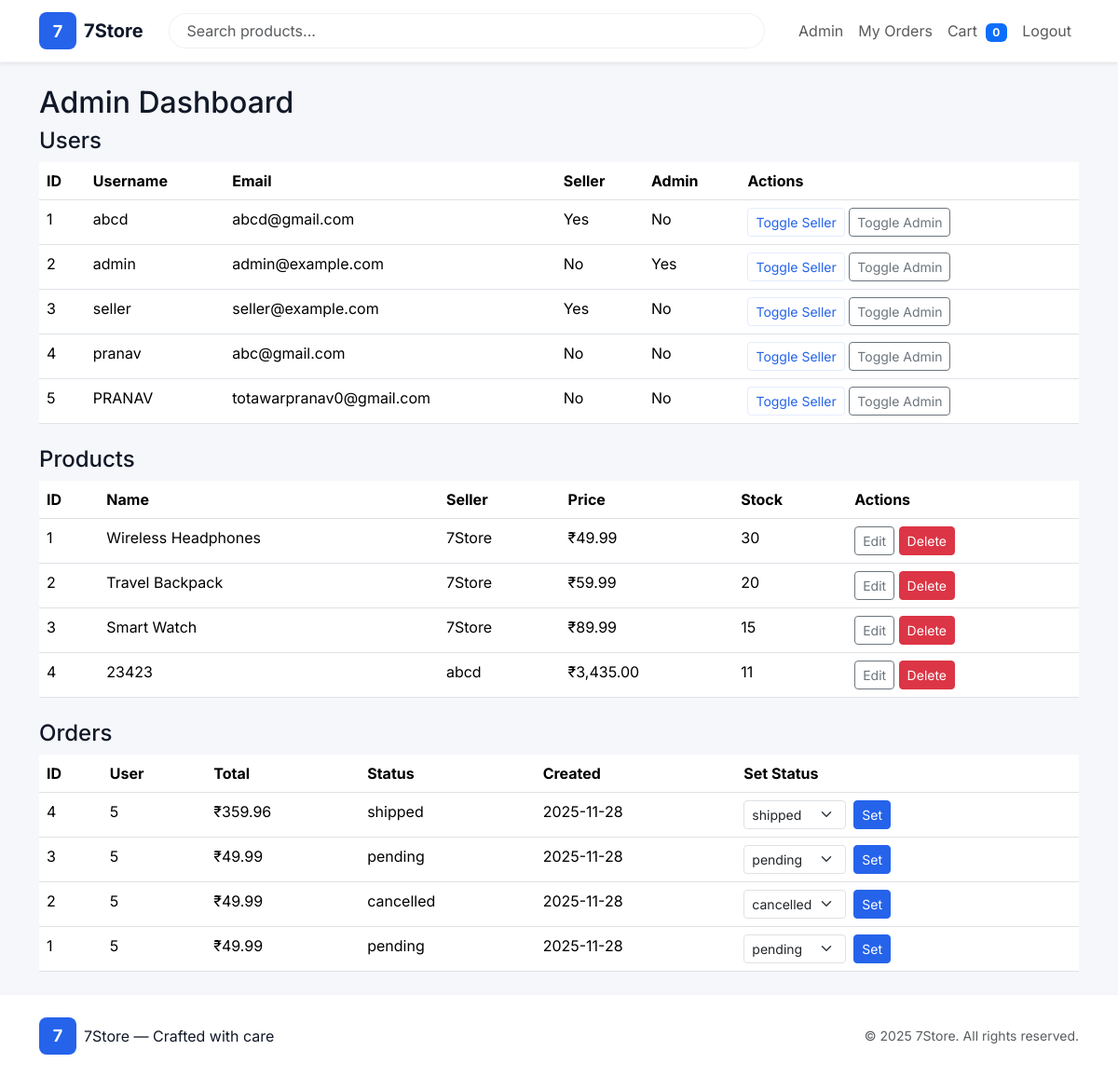
Page /admin/dashboard (signed in) on the committed database.
### models.py (models this page shows, shortened)
class User(UserMixin, db.Model):
    __tablename__ = "user"
    id = db.Column(db.Integer, primary_key=True)
    username = db.Column(db.String(80), unique=True, nullable=False, index=True)
    email = db.Column(db.String(120), unique=True, nullable=False, index=True)
    password_hash = db.Column(db.String(256), nullable=False)
    is_admin = db.Column(db.Boolean, default=False)
    is_seller = db.Column(db.Boolean, default=False)
    created_at = db.Column(db.DateTime, default=datetime.utcnow)
    seller_profile = db.relationship("SellerProfile", back_populates="user", uselist=False)
    products = db.relationship("Product", back_populates="seller", lazy="dynamic")

class Product(db.Model):
    __tablename__ = "product"
    id = db.Column(db.Integer, primary_key=True)
    seller_id = db.Column(db.Integer, db.ForeignKey("user.id"), nullable=True, index=True)
    name = db.Column(db.String(255), nullable=False, index=True)
    slug = db.Column(db.String(255), unique=True, nullable=False)
    description = db.Column(db.Text, nullable=True)
    price = db.Column(db.Float, nullable=False)
    stock = db.Column(db.Integer, default=0)
    image_filename = db.Column(db.String(512), nullable=True)
    created_at = db.Column(db.DateTime, default=datetime.utcnow)
    seller = db.relationship("User", back_populates="products")

class Order(db.Model):
    __tablename__ = "order"
    id = db.Column(db.Integer, primary_key=True)
    user_id = db.Column(db.Integer, nullable=True, index=True)
    total_amount = db.Column(db.Float, nullable=False)
    status = db.Column(db.String(50), default="pending", index=True)
    stripe_session_id = db.Column(db.String(255), nullable=True, index=True)
    created_at = db.Column(db.DateTime, default=datetime.utcnow)
    items = db.relationship("OrderItem", back_populates="order", cascade="all, delete-orphan")

### admin.py (the view)
@admin_bp.route("/dashboard")
@login_required
@admin_required
def dashboard():
    users = User.query.all()
    products = Product.query.all()
    orders = Order.query.order_by(Order.created_at.desc()).all()
    return render_template("admin_dashboard.html", users=users, products=products, orders=orders)

### admin.py (called while the page is built)
def admin_required(f):
    @wraps(f)
    def decorated(*args, **kwargs):
        if not (current_user and current_user.is_authenticated and current_user.is_admin):
            flash("Admin access required.", "warning")
            return redirect(url_for("auth.login"))
        return f(*args, **kwargs)
    return decorated

### templates/admin_dashboard.html (shortened to what this page needs)
{% extends "base.html" %}
{% block content %}
<h2>Admin Dashboard</h2>
<h4>Users</h4>
<table class="table mb-4">
  <thead><tr><th>ID</th><th>Username</th><th>Email</th><th>Seller</th><th>Admin</th><th>Actions</th></tr></thead>
  <tbody>
    {% for u in users %}
    <tr>
      <td>{{ u.id }}</td>
      <td>{{ u.username }}</td>
      <td>{{ u.email }}</td>
      <td>{{ 'Yes' if u.is_seller else 'No' }}</td>
      <td>{{ 'Yes' if u.is_admin else 'No' }}</td>
      <td>
        <form method="post" action="{{ url_for('admin.toggle_seller', uid=u.id) }}" style="display:inline-block;">
          <button class="btn btn-sm btn-outline-primary">Toggle Seller</button>
        </form>
        <form method="post" action="{{ url_for('admin.toggle_admin', uid=u.id) }}" style="display:inline-block;">
          <button class="btn btn-sm btn-outline-secondary">Toggle Admin</button>
        </form>
      </td>
    </tr>
    {% endfor %}
  </tbody>
</table>
<h4>Products</h4>
<table class="table mb-4">
  <thead><tr><th>ID</th><th>Name</th><th>Seller</th><th>Price</th><th>Stock</th><th>Actions</th></tr></thead>
  <tbody>
    {% for p in products %}
    <tr>
      <td>{{ p.id }}</td>
      <td>{{ p.name }}</td>
      <td>{% if p.seller %}{{ p.seller.username }}{% else %}7Store{% endif %}</td>
      <td>{{ p.price|inr if (p.price is not none) else '-' }}</td>
      <td>{{ p.stock }}</td>
      <td>
        <a href="{{ url_for('seller.product_edit', pid=p.id) }}" class="btn btn-sm btn-outline-secondary">Edit</a>
        <form method="post" action="{{ url_for('admin.product_delete', pid=p.id) }}" style="display:inline-block;" onsubmit="return confirm('Delete product?');">
          <button class="btn btn-sm btn-danger">Delete</button>
        </form>
      </td>
    </tr>
    {% endfor %}
  </tbody>
</table>
<h4>Orders</h4>
<table class="table">
  <thead><tr><th>ID</th><th>User</th><th>Total</th><th>Status</th><th>Created</th><th>Set Status</th></tr></thead>
  <tbody>
    {% for o in orders %}
    <tr>
      <td>{{ o.id }}</td>
      <td>{{ o.user_id or 'Guest' }}</td>
      <td>{{ o.total_amount|inr }}</td>
      <td>{{ o.status }}</td>
      <td>{{ o.created_at.strftime('%Y-%m-%d') }}</td>
      <td>
        <form method="post" action="{{ url_for('admin.set_order_status', oid=o.id) }}" class="d-flex align-items-center">
          <select name="status" class="form-select form-select-sm me-2" style="width:auto;">
            <option value="pending" {% if o.status=='pending' %}selected{% endif %}>pending</option>
            <option value="shipped" {% if o.status=='shipped' %}selected{% endif %}>shipped</option>
            <option value="cancelled" {% if o.status=='cancelled' %}selected{% endif %}>cancelled</option>
          </select>
          <button class="btn btn-sm btn-primary">Set</button>
        </form>
      </td>
    </tr>
    {% endfor %}
  </tbody>
</table>
{% endblock %}

### static/css/styles.css (style rules this page uses)
:root { --accent: #2563eb; --muted: #6b7280; --card: #ffffff; --bg: #f6f7fb; --radius: 12px; --shadow-sm: 0 6px 18px rgba(17,24,39,0.06); }
* { box-sizing: border-box; }
body { font-family: 'Inter', system-ui, -apple-system, "Segoe UI", Roboto, "Helvetica Neue", Arial; background: var(--bg); color: #111827; -webkit-font-smoothing:antialiased; -moz-osx-font-smoothing:grayscale; margin: 0; }
a { text-decoration: none; }
.btn-primary { background: var(--accent); border-color: var(--accent); }
.btn-outline-primary { color: var(--accent); border-color: rgba(37,99,235,0.12); }

### rows in the picture
User: id "1", username "abcd", email "abcd@gmail.com", is_seller "Yes", is_admin "No"
User: id "2", username "admin", email "admin@example.com", is_seller "No", is_admin "Yes"
User: id "3", username "seller", email "seller@example.com", is_seller "Yes", is_admin "No"
User: id "4", username "pranav", email "abc@gmail.com", is_seller "No", is_admin "No"
User: id "5", username "PRANAV", email "totawarpranav0@gmail.com", is_seller "No", is_admin "No"
Product: id "1", name "Wireless Headphones", shows "7Store", price|inr "₹49.99", stock "30"
Product: id "2", name "Travel Backpack", shows "7Store", price|inr "₹59.99", stock "20"
Product: id "3", name "Smart Watch", shows "7Store", price|inr "₹89.99", stock "15"
Product: id "4", name "23423", seller.username "abcd", price|inr "₹3,435.00", stock "11"
Order: id "4", user "5", total_amount|inr "₹359.96", status "shipped", created_at "2025-11-28"
Order: id "3", user "5", total_amount|inr "₹49.99", status "pending", created_at "2025-11-28"
Order: id "2", user "5", total_amount|inr "₹49.99", status "cancelled", created_at "2025-11-28"
Order: id "1", user "5", total_amount|inr "₹49.99", status "pending", created_at "2025-11-28"

### other values in the picture
{{ cart_quantity or 0 }} "0"
